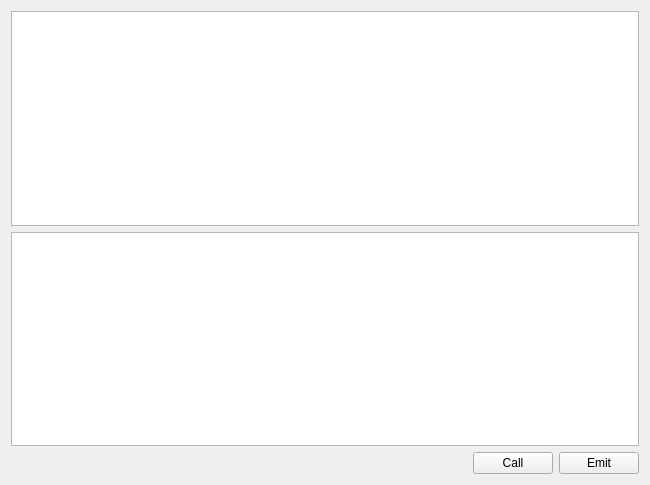
<?xml version="1.0" encoding="UTF-8"?>
<ui version="4.0">
 <class>MainWindow</class>
 <widget class="QMainWindow" name="MainWindow">
  <property name="geometry">
   <rect>
    <x>0</x>
    <y>0</y>
    <width>650</width>
    <height>485</height>
   </rect>
  </property>
  <property name="windowTitle">
   <string>MainWindow</string>
  </property>
  <widget class="QWidget" name="centralWidget">
   <layout class="QVBoxLayout" name="verticalLayout">
    <item>
     <widget class="QTextEdit" name="textEdit"/>
    </item>
    <item>
     <widget class="QTextEdit" name="textEdit_2"/>
    </item>
    <item>
     <layout class="QHBoxLayout" name="horizontalLayout">
      <item>
       <spacer name="horizontalSpacer">
        <property name="orientation">
         <enum>Qt::Horizontal</enum>
        </property>
        <property name="sizeHint" stdset="0">
         <size>
          <width>40</width>
          <height>20</height>
         </size>
        </property>
       </spacer>
      </item>
      <item>
       <widget class="QPushButton" name="pushButton">
        <property name="text">
         <string>Call</string>
        </property>
       </widget>
      </item>
      <item>
       <widget class="QPushButton" name="pushButton_2">
        <property name="text">
         <string>Emit</string>
        </property>
       </widget>
      </item>
     </layout>
    </item>
   </layout>
  </widget>
 </widget>
 <layoutdefault spacing="6" margin="11"/>
 <resources/>
 <connections/>
</ui>
